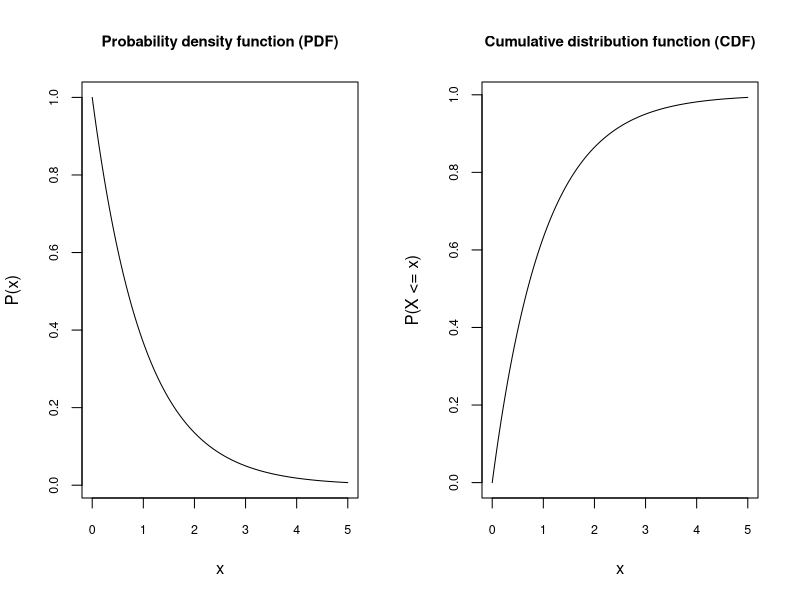
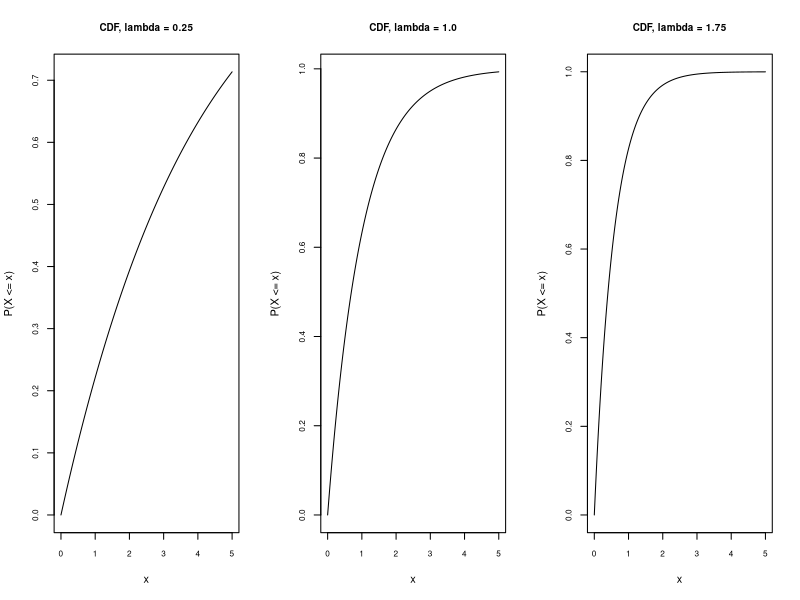
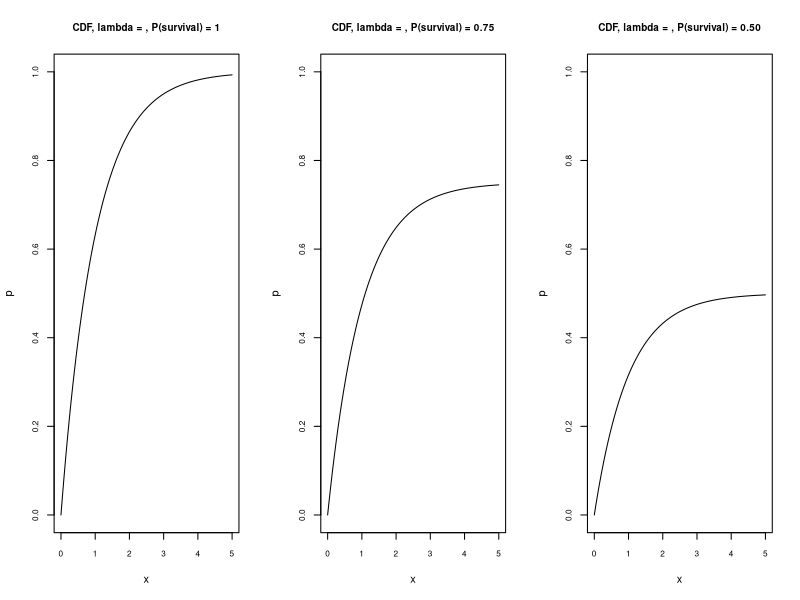
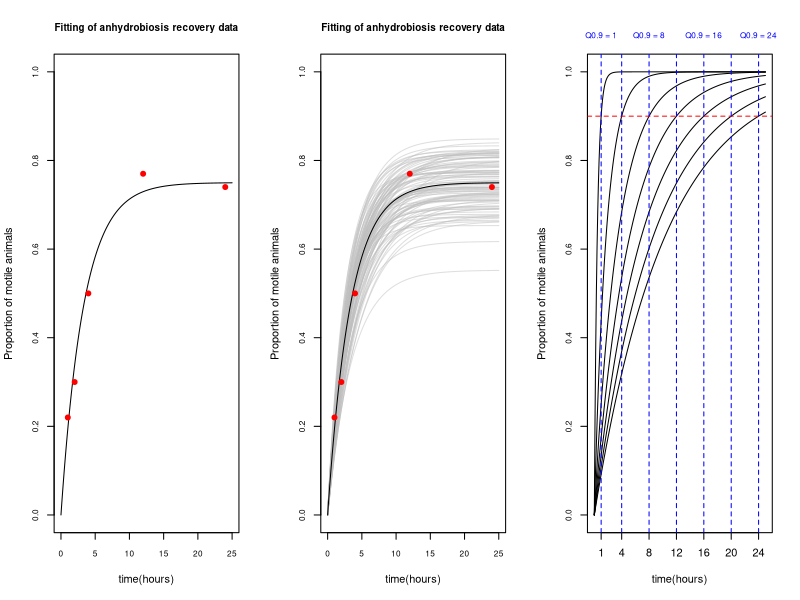
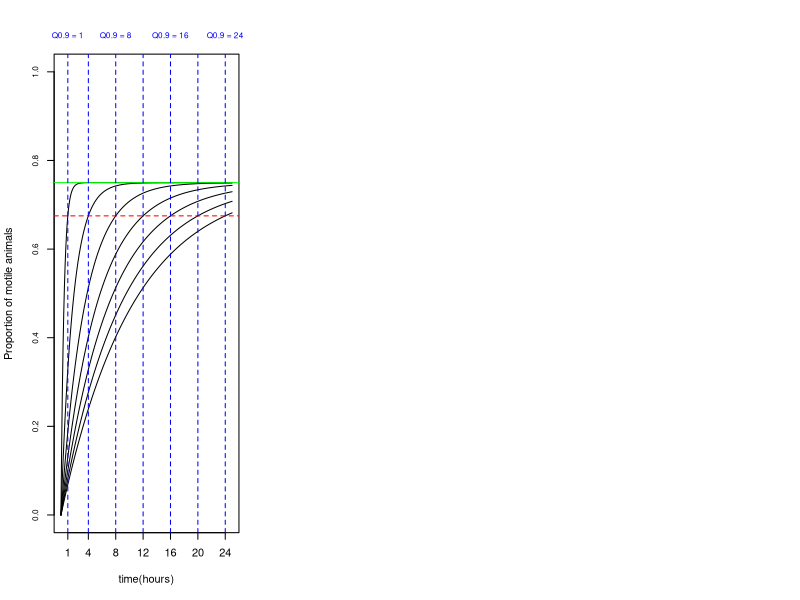
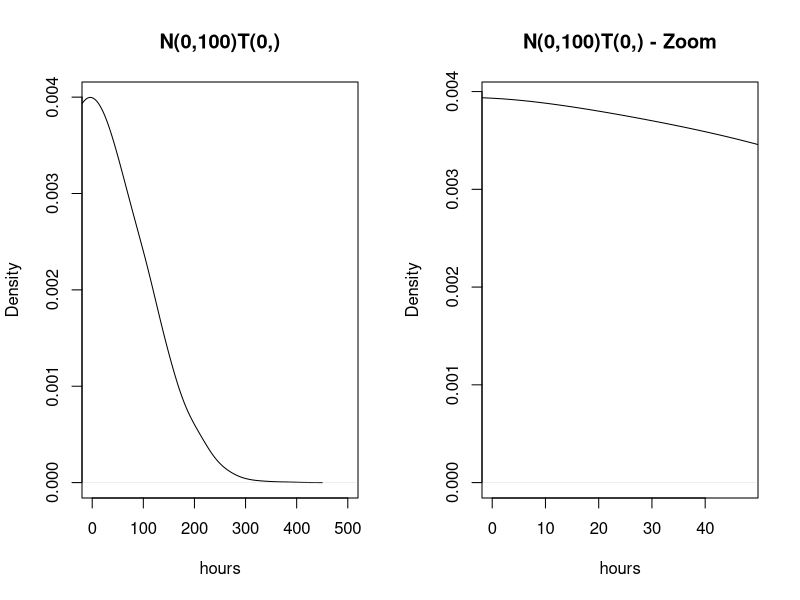
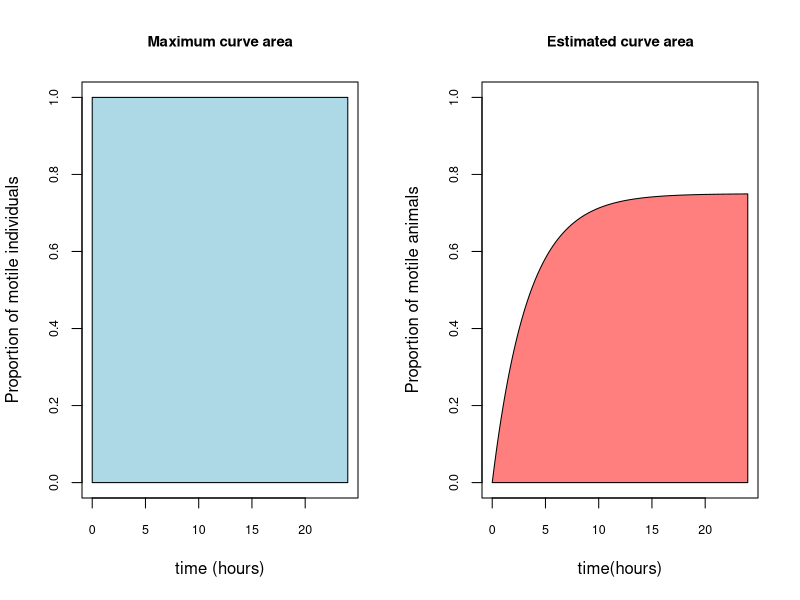
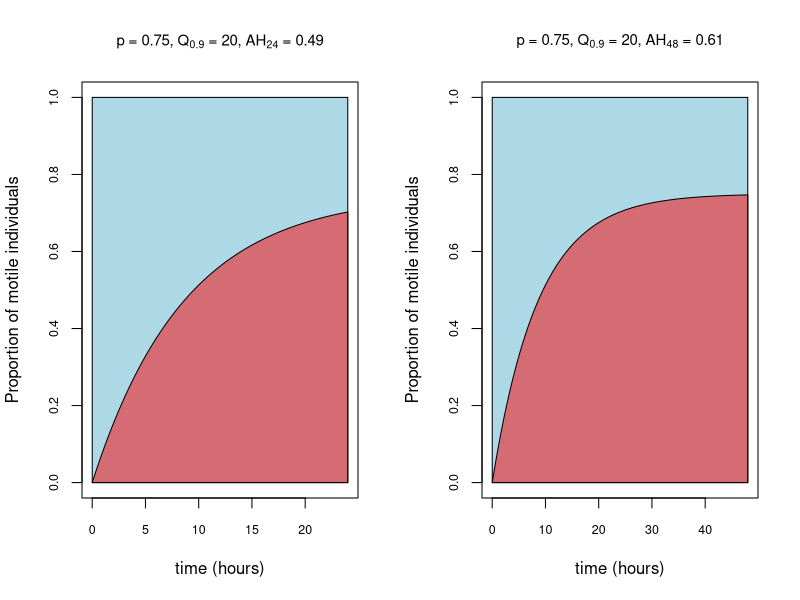

Write the R code that produced these figures, in order.
## ---- chunk 1
knitr::opts_chunk$set(echo = TRUE)
## ---- chunk 2
library(tidyverse)
## ---- chunk 3
x = seq(0,5,0.01)
lambda = 1
y_PDFexp = lambda*exp(-lambda*x)
y_CDFexp = 1 - exp(-lambda*x)
par(mfrow=c(1,2))
plot(x=x, y=y_PDFexp, type="l", xlab="x",ylab="P(x)", main = "Probability density function (PDF)", cex.axis=0.75, cex.main=0.9)
plot(x=x, y=y_CDFexp, type="l", xlab="x",ylab="P(X <= x)", main = "Cumulative distribution function (CDF)", cex.axis=0.75, cex.main=0.9)
## ---- chunk 4
par(mfrow=c(1,3))
x = seq(0,5,0.01)
y = 1 - exp(-0.25*x)
plot(x=x, y=y, type="l", xlab="x",ylab="P(X <= x)", main = "CDF, lambda = 0.25", cex.axis=0.75, cex.main=0.9)
y = 1 - exp(-1*x)
plot(x=x, y=y, type="l", xlab="x",ylab="P(X <= x)", main = "CDF, lambda = 1.0", cex.axis=0.75, cex.main=0.9)
y = 1 - exp(-1.75*x)
plot(x=x, y=y, type="l", xlab="x",ylab="P(X <= x)", main = "CDF, lambda = 1.75", cex.axis=0.75, cex.main=0.9)
## ---- chunk 5
par(mfrow=c(1,3))
x = seq(0,5,0.01)
y = (1 - exp(-1*x))*1
plot(x=x, y=y, type="l", xlab="x",ylab="p", main = "CDF, lambda = , P(survival) = 1", cex.axis=0.75, cex.main=0.9, ylim=c(0,1))
y = (1 - exp(-1*x))*0.75
plot(x=x, y=y, type="l", xlab="x",ylab="p", main = "CDF, lambda = , P(survival) = 0.75", cex.axis=0.75, cex.main=0.9, ylim=c(0,1))
y = (1 - exp(-1*x))*0.5
plot(x=x, y=y, type="l", xlab="x",ylab="p", main = "CDF, lambda = , P(survival) = 0.50", cex.axis=0.75, cex.main=0.9, ylim=c(0,1))
## ---- chunk 6
x = seq(0,25,0.1)
y = (1 - exp(-0.3*x))*0.75
plot(x=x, y=y, type="l", xlab="time(hours)",ylab="Proportion of motile animals", main = "Fitting of anhydrobiosis recovery data", 
     cex.axis=0.75, cex.main=0.9, ylim=c(0,1))
points(x=c(1,2,4,12,24), y=c(0.22,0.30,0.50,0.77,0.74), col="red", pch=19)
## ---- chunk 7
x = seq(0,25,0.1)
y_true = (1 - exp(-0.3*x))*0.75
plot(x=x, y=y_true, type="n", xlab="time(hours)",ylab="Proportion of motile animals", main = "Fitting of anhydrobiosis recovery data", 
     cex.axis=0.75, cex.main=0.9, ylim=c(0,1))

for(i in 1:100){
  y = (1 - exp(-(0.3+rnorm(1,0,0.05))*x))*(0.75+rnorm(1,0,0.05))
  lines(x=x, y=y, type="l", col =alpha("grey", 0.5))
  
}
lines(x=x, y=y_true)
points(x=c(1,2,4,12,24), y=c(0.22,0.30,0.50,0.77,0.74), col="red", pch=19)
## ---- chunk 8
x = seq(0,25,0.1)
plot(x=c(0,25), y=c(0,1), type="n", xlab="time(hours)",ylab="Proportion of motile animals", main = "", 
     cex.axis=0.75, cex.main=0.9, ylim=c(0,1), xaxt="n")
axis(side=1, at=c(1,4,8,12,16,20,24), labels = TRUE)

for(Q in c(1,4,8,12,16,20,24)){
  lambda = -log(1-0.9)/Q
  y = (1 - exp(-lambda*x))*1
  lines(x=x, y=y, type="l", col ="black")
}
abline(h = 0.9, col="red", lty=2)
abline(v = c(1,4,8,12,16,20,24), col="blue", lty=2)
axis(3, at = c(1,4,8,12,16,20,24), 
     labels = paste0("Q0.9 = ",c(1,4,8,12,16,20,24)), 
     lwd = 0, col.axis = "blue",cex.axis=0.75)


## ---- chunk 9
x = seq(0,25,0.1)
plot(x=c(0,25), y=c(0,1), type="n", xlab="time(hours)",ylab="Proportion of motile animals", main = "", 
     cex.axis=0.75, cex.main=0.9, ylim=c(0,1), xaxt="n")
axis(side=1, at=c(1,4,8,12,16,20,24), labels = TRUE)

for(Q in c(1,4,8,12,16,20,24)){
  lambda = -log(1-0.9)/Q
  y = (1 - exp(-lambda*x))*0.75
  lines(x=x, y=y, type="l", col ="black")
}
abline(h=0.75, col="green")
abline(h = 0.9*0.75, col="red", lty=2)
abline(v = c(1,4,8,12,16,20,24), col="blue", lty=2)
axis(3, at = c(1,4,8,12,16,20,24), 
     labels = paste0("Q0.9 = ",c(1,4,8,12,16,20,24)), 
     lwd = 0, col.axis = "blue",cex.axis=0.75)
## ---- chunk 10
par(mfrow=c(1,2))
plot(density(rnorm(10000,0,100), adjust=1.5), xlim=c(0,500), xlab="hours", main="N(0,100)T(0,)")
plot(density(rnorm(10000,0,100), adjust=1.5), xlim=c(0,48), xlab="hours", main="N(0,100)T(0,) - Zoom")
## ---- chunk 11
par(mfrow=c(1,2))
plot(x= c(0,24), y=c(0,1), type="n", xlab ="time (hours)", ylab="Proportion of motile individuals",
     main = "Maximum curve area",cex.axis=0.75, cex.main=0.9, ylim=c(0,1))
polygon(x = c(0,0,24,24),                 # X-Coordinates of polygon
        y = c(0,1,1,0),          # Y-Coordinates of polygon
        col = "light blue") 

x = seq(0,24,0.1)
y = (1 - exp(-0.3*x))*0.75
plot(x=c(0,24), y=c(0,1), type="n", xlab="time(hours)",ylab="Proportion of motile animals", main = "Estimated curve area", 
     cex.axis=0.75, cex.main=0.9, ylim=c(0,1))
polygon(x=c(x,24), y=c(y,0), col =alpha("red", alpha=0.5))
## ---- chunk 12
par(mfrow=c(1,2))
#Ah24
plot(x= c(0,24), y=c(0,1), type="n", xlab ="time (hours)", ylab="Proportion of motile individuals",
     main = expression("p = 0.75, Q"[0.9]*" = 20, AH"[24]*" = 0.49"),cex.axis=0.75, cex.main=0.9, ylim=c(0,1))
polygon(x = c(0,0,24,24),                 # X-Coordinates of polygon
        y = c(0,1,1,0),          # Y-Coordinates of polygon
        col = "light blue") 

lambda = -log(1-0.9)/20
x = seq(0,24,0.1)
y = (1 - exp(-lambda*x))*0.75
polygon(x=c(x,24), y=c(y,0), col =alpha("red", alpha=0.5))

# AH48
plot(x= c(0,48), y=c(0,1), type="n", xlab ="time (hours)", ylab="Proportion of motile individuals",
     main = expression("p = 0.75, Q"[0.9]*" = 20, AH"[48]*" = 0.61"),cex.axis=0.75, cex.main=0.9, ylim=c(0,1))
polygon(x = c(0,0,48,48),                 # X-Coordinates of polygon
        y = c(0,1,1,0),          # Y-Coordinates of polygon
        col = "light blue") 

lambda = -log(1-0.9)/20
x = seq(0,48,0.1)
y = (1 - exp(-lambda*x))*0.75
polygon(x=c(x,48), y=c(y,0), col =alpha("red", alpha=0.5))
